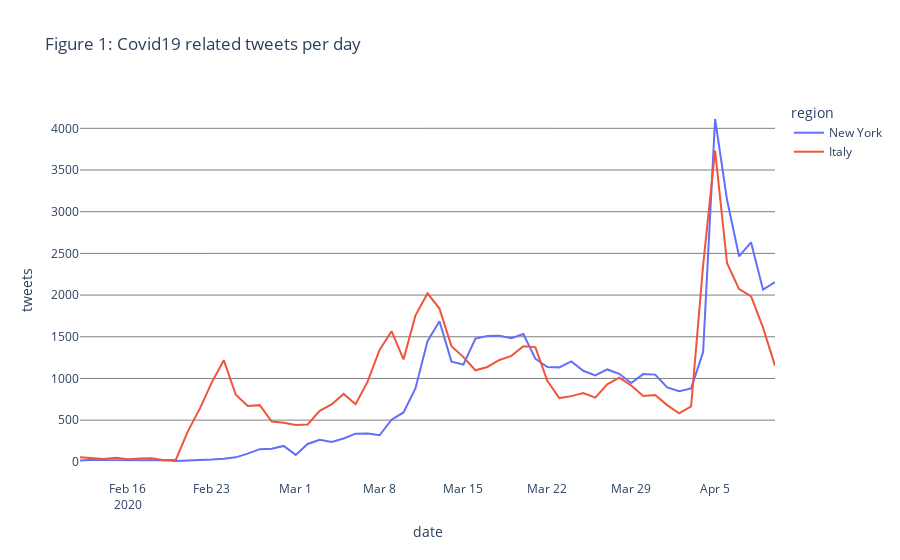

The cell this chart's notebook holds for it:
### Markdown cell above
The next section shows the steps performed as part of our exploratory data analysis in order to grasp general patterns in both the Twitter data and case data. Figure 1 shows that the frequency of covid-related tweets in both New York and Italy seem to be moving largely in tandem, with the exception of Italy's first peak on February 24th, which corresponds to the fact that (known) cases in Italy began appearing 1-2 weeks before the coronavirus hit the United States.

### Code cell
import plotly.express as px

df_italy['region'] = 'Italy'
df_italy['date'] = df_italy.index
df_ny['region'] = 'New York'
df_ny['date'] = df_ny.index
df=pd.concat([df_ny, df_italy], ignore_index=True)

fig = px.line(df, x='date', y='tweets',color='region', title='Figure 1: Covid19 related tweets per day')
fig.update_layout(plot_bgcolor='white', yaxis={'gridcolor' : 'gray'})
fig.show()

### Figure 1 — Plotly figure (JSON) as saved in the notebook; plotly's stock layout.template omitted (floating-point values rounded to 4 significant figures)
{"data": [{"hovertemplate": "region=New York<br>date=%{x}<br>tweets=%{y}<extra></extra>", "legendgroup": "New York", "line": {"color": "#636efa", "dash": "solid"}, "mode": "lines", "name": "New York", "showlegend": true, "type": "scatter", "x": ["2020-02-12T00:00:00", "2020-02-13T00:00:00", "2020-02-14T00:00:00", "2020-02-15T00:00:00", "2020-02-16T00:00:00", "2020-02-17T00:00:00", "2020-02-18T00:00:00", "2020-02-19T00:00:00", "2020-02-20T00:00:00", "2020-02-21T00:00:00", "2020-02-22T00:00:00", "2020-02-23T00:00:00", "2020-02-24T00:00:00", "2020-02-25T00:00:00", "2020-02-26T00:00:00", "2020-02-27T00:00:00", "2020-02-28T00:00:00", "2020-02-29T00:00:00", "2020-03-01T00:00:00", "2020-03-02T00:00:00", "2020-03-03T00:00:00", "2020-03-04T00:00:00", "2020-03-05T00:00:00", "2020-03-06T00:00:00", "2020-03-07T00:00:00", "2020-03-08T00:00:00", "2020-03-09T00:00:00", "2020-03-10T00:00:00", "2020-03-11T00:00:00", "2020-03-12T00:00:00", "2020-03-13T00:00:00", "2020-03-14T00:00:00", "2020-03-15T00:00:00", "2020-03-16T00:00:00", "2020-03-17T00:00:00", "2020-03-18T00:00:00", "2020-03-19T00:00:00", "2020-03-20T00:00:00", "2020-03-21T00:00:00", "2020-03-22T00:00:00", "2020-03-23T00:00:00", "2020-03-24T00:00:00", "2020-03-25T00:00:00", "2020-03-26T00:00:00", "2020-03-27T00:00:00", "2020-03-28T00:00:00", "2020-03-29T00:00:00", "2020-03-30T00:00:00", "2020-03-31T00:00:00", "2020-04-01T00:00:00", "2020-04-02T00:00:00", "2020-04-03T00:00:00", "2020-04-04T00:00:00", "2020-04-05T00:00:00", "2020-04-06T00:00:00", "2020-04-07T00:00:00", "2020-04-08T00:00:00", "2020-04-09T00:00:00", "2020-04-10T00:00:00"], "xaxis": "x", "y": [16, 25, 21, 21, 20, 14, 19, 19, 10, 15, 16, 27, 38, 54, 99, 152, 157, 191, 83, 214, 264, 238, 280, 338, 341, 319, 506, 592, 884, 1447, 1686, 1202, 1167, 1479, 1509, 1511, 1484, 1532, 1237, 1137, 1133, 1205, 1092, 1036, 1108, 1056, 945, 1052, 1046, 893, 848, 881, 1317, 4112, 3140, 2465, 2633, 2065, 2155], "yaxis": "y"}, {"hovertemplate": "region=Italy<br>date=%{x}<br>tweets=%{y}<extra></extra>", "legendgroup": "Italy", "line": {"color": "#EF553B", "dash": "solid"}, "mode": "lines", "name": "Italy", "showlegend": true, "type": "scatter", "x": ["2020-02-12T00:00:00", "2020-02-13T00:00:00", "2020-02-14T00:00:00", "2020-02-15T00:00:00", "2020-02-16T00:00:00", "2020-02-17T00:00:00", "2020-02-18T00:00:00", "2020-02-19T00:00:00", "2020-02-20T00:00:00", "2020-02-21T00:00:00", "2020-02-22T00:00:00", "2020-02-23T00:00:00", "2020-02-24T00:00:00", "2020-02-25T00:00:00", "2020-02-26T00:00:00", "2020-02-27T00:00:00", "2020-02-28T00:00:00", "2020-02-29T00:00:00", "2020-03-01T00:00:00", "2020-03-02T00:00:00", "2020-03-03T00:00:00", "2020-03-04T00:00:00", "2020-03-05T00:00:00", "2020-03-06T00:00:00", "2020-03-07T00:00:00", "2020-03-08T00:00:00", "2020-03-09T00:00:00", "2020-03-10T00:00:00", "2020-03-11T00:00:00", "2020-03-12T00:00:00", "2020-03-13T00:00:00", "2020-03-14T00:00:00", "2020-03-15T00:00:00", "2020-03-16T00:00:00", "2020-03-17T00:00:00", "2020-03-18T00:00:00", "2020-03-19T00:00:00", "2020-03-20T00:00:00", "2020-03-21T00:00:00", "2020-03-22T00:00:00", "2020-03-23T00:00:00", "2020-03-24T00:00:00", "2020-03-25T00:00:00", "2020-03-26T00:00:00", "2020-03-27T00:00:00", "2020-03-28T00:00:00", "2020-03-29T00:00:00", "2020-03-30T00:00:00", "2020-03-31T00:00:00", "2020-04-01T00:00:00", "2020-04-02T00:00:00", "2020-04-03T00:00:00", "2020-04-04T00:00:00", "2020-04-05T00:00:00", "2020-04-06T00:00:00", "2020-04-07T00:00:00", "2020-04-08T00:00:00", "2020-04-09T00:00:00", "2020-04-10T00:00:00"], "xaxis": "x", "y": [55, 40, 33, 48, 31, 39, 44, 20, 26, 365, 638, 953, 1219, 805, 671, 680, 483, 468, 443, 448, 612, 689, 815, 691, 961, 1342, 1567, 1229, 1758, 2020, 1838, 1386, 1256, 1098, 1138, 1222, 1271, 1387, 1376, 971, 765, 788, 826, 770, 930, 1010, 916, 790, 801, 680, 582, 665, 2353, 3734, 2382, 2072, 1987, 1609, 1153], "yaxis": "y"}], "layout": {"legend": {"title": {"text": "region"}, "tracegroupgap": 0}, "plot_bgcolor": "white", "title": {"text": "Figure 1: Covid19 related tweets per day"}, "xaxis": {"anchor": "y", "domain": [0, 1], "title": {"text": "date"}}, "yaxis": {"anchor": "x", "domain": [0, 1], "gridcolor": "gray", "title": {"text": "tweets"}}}}
